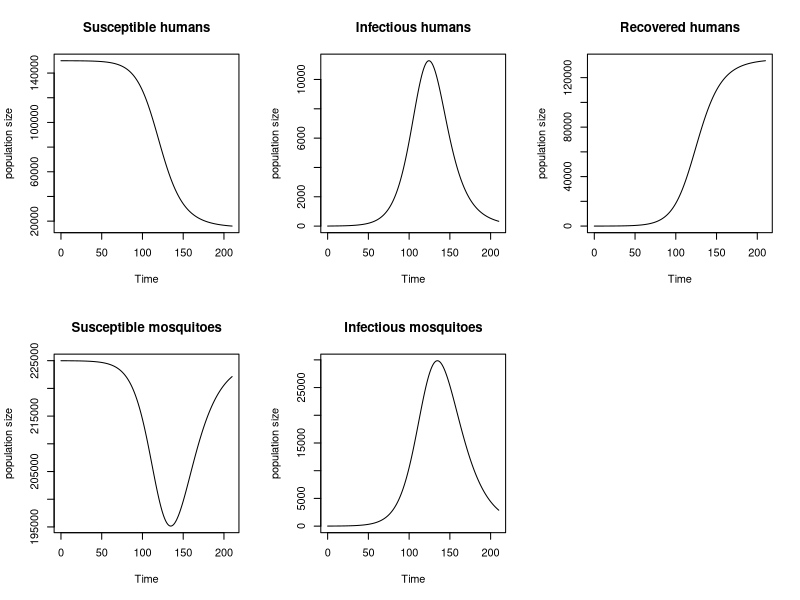
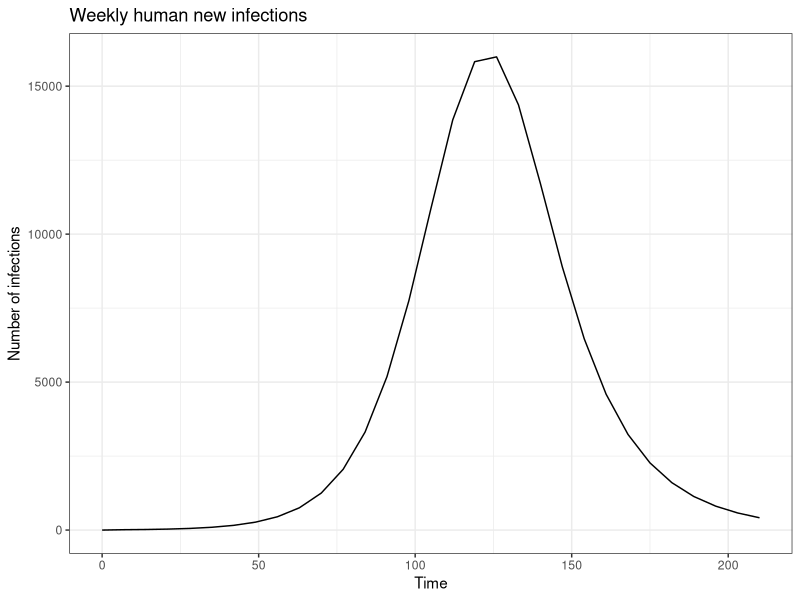

Recreate these plots in R, in order.

#############################################################
## MODELLING VECTOR-BORNE DISEASES PRACTICAL SESSION PART 1##
#############################################################

# A model for dengue transmission - Part 1
# Some R code to numerically solve a set of ordinary differential equations
# for a simple model of dengue. Results are then plotted.

# Library imports
library(dplyr)
library(deSolve)
library(ggplot2)

# Model parameters
parameters <- c(
  bites = 0.63, # number of bites per mosquito per day
  T_HM = 0.26, # probability of transmission - mosquito to human
  T_MH = 0.26, # Probability of transmission - human to mosquito 
  infectious_period = 5, # days
  mu_M = 1/14 # Mosquito birth and death rate
)

# Time window
start_date = as.Date("2008-11-02")
end_date = as.Date("2009-05-31")
times = seq(start_date, end_date, by = 1)

# Initial conditions
human_population <- 150000 # population of Cairns in 2008
initial_human_susceptible <- 149998
initial_human_infectious <- 2
initial_human_recovered <- human_population - initial_human_susceptible - initial_human_infectious
mosquito_population <- 225000 
initial_mosquito_susceptible <- 224990
initial_mosquito_infectious <- mosquito_population - initial_mosquito_susceptible

# Define model compartments, gather into a single variable to capture the state of the system and set to initial values
state <- c(Susceptible_human = initial_human_susceptible,
           Infectious_human = initial_human_infectious,
           Recovered_human = initial_human_recovered,
           Susceptible_mosquito = initial_mosquito_susceptible,
           Infectious_mosquito = initial_mosquito_infectious)


# Model function
dengue_base <- function(t, state, parameters){
  with(as.list(c(state, parameters)), {
    # Calculate the total population sizes
    Total_human_population <- Susceptible_human + Infectious_human + Recovered_human
    Total_mosquito_population <- Susceptible_mosquito + Infectious_mosquito
    
    # Calculate the average force of infection imposed on each susceptible human
    force_of_infection_on_human <- bites * T_HM * Infectious_mosquito / Total_human_population
    
    # Calculate the average force of infection imposed on each susceptible mosquito
    force_of_infection_on_mosquito <- bites * T_MH * Infectious_human / Total_human_population
    
    # Calculate the (net) instantaneous change in each compartment
    Susceptible_human_change <- -force_of_infection_on_human * Susceptible_human
    Infectious_human_change <- force_of_infection_on_human * Susceptible_human - Infectious_human / infectious_period
    Recovered_human_change <- Infectious_human / infectious_period
    Susceptible_mosquito_change <- mu_M * Total_mosquito_population - (force_of_infection_on_mosquito + mu_M) * Susceptible_mosquito 
    Infectious_mosquito_change <- force_of_infection_on_mosquito * Susceptible_mosquito - mu_M * Infectious_mosquito
    
    # Return net changes as list
    return(list(
      c(
        Susceptible_human_change,
        Infectious_human_change,
        Recovered_human_change,
        Susceptible_mosquito_change,
        Infectious_mosquito_change
      )
    ))
  })
}

# Solve model
out_dengue_base <- ode(y = state, times = as.numeric(times - times[1]), func = dengue_base, parms = parameters)

# Plot solution
plot(out_dengue_base, 
     main = c("Susceptible humans", "Infectious humans", "Recovered humans",
              "Susceptible mosquitoes", "Infectious mosquitoes"), 
     xlab = "Time", ylab = c("population size"))

# Convert ODE output to a tibble
dengue_base_infections <- tibble::as_tibble(out_dengue_base[, c("time", "Susceptible_human", "Infectious_human", "Recovered_human")])

# Create columns for new infections and cumulative new infections, 
# Select every 7th row and calculate the difference
dengue_base_infections <- dengue_base_infections  |>
  mutate(Susceptible_human_change = -c(0, diff(Susceptible_human)),
         Cumulative_human_infections = cumsum(Susceptible_human_change)) |>
  filter(time %% 7 == 0) |>
  select(time, Cumulative_human_infections) |>
  mutate(Weekly_human_infections = c(0, diff(Cumulative_human_infections)))    


# Plot solution
ggplot(dengue_base_infections, aes(x = time, y = Weekly_human_infections)) +
  geom_line() +
  labs(
    x = "Time",
    y = "Number of infections",
    title = "Weekly human new infections"
  ) +
  theme_bw()
